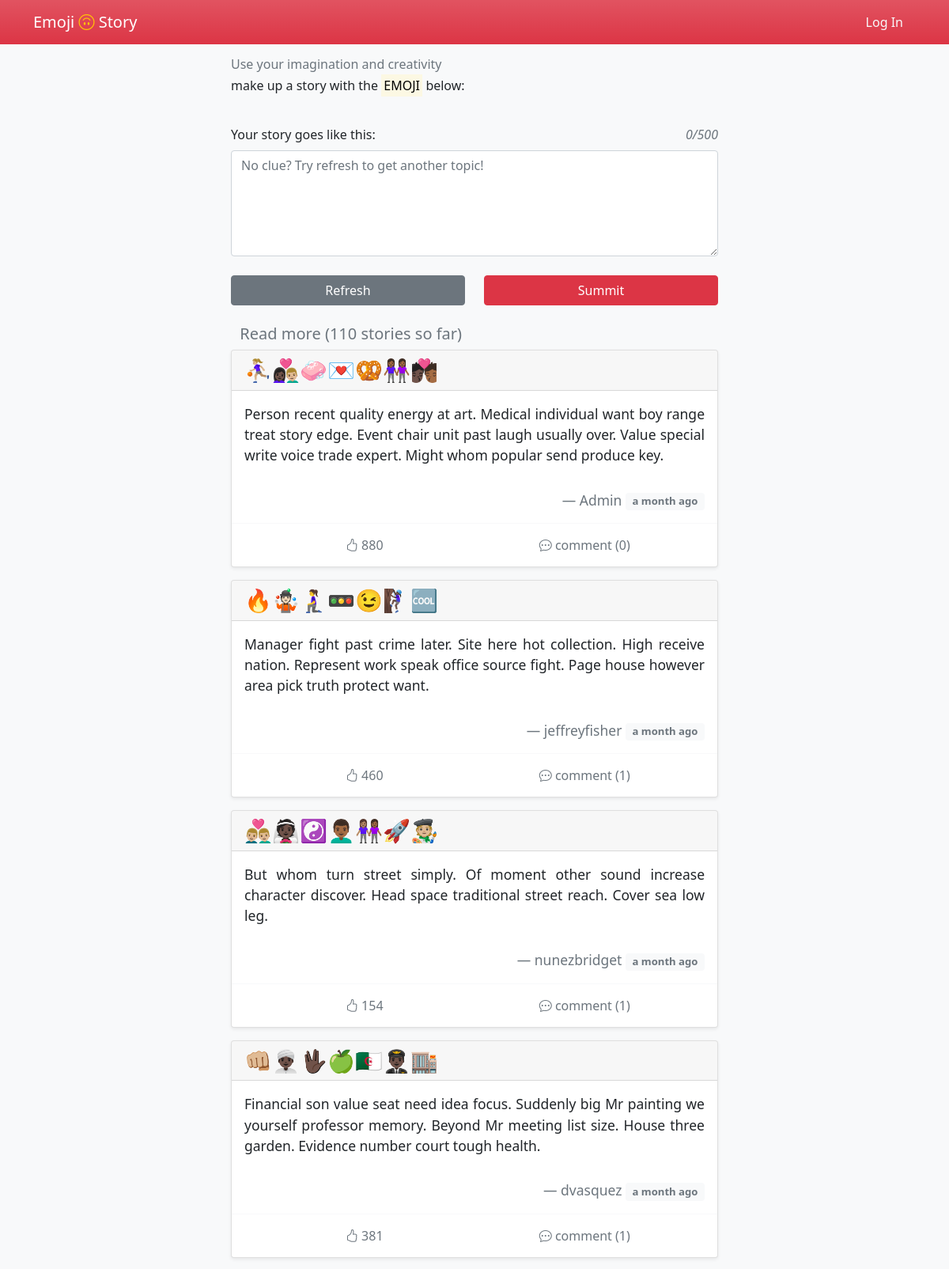
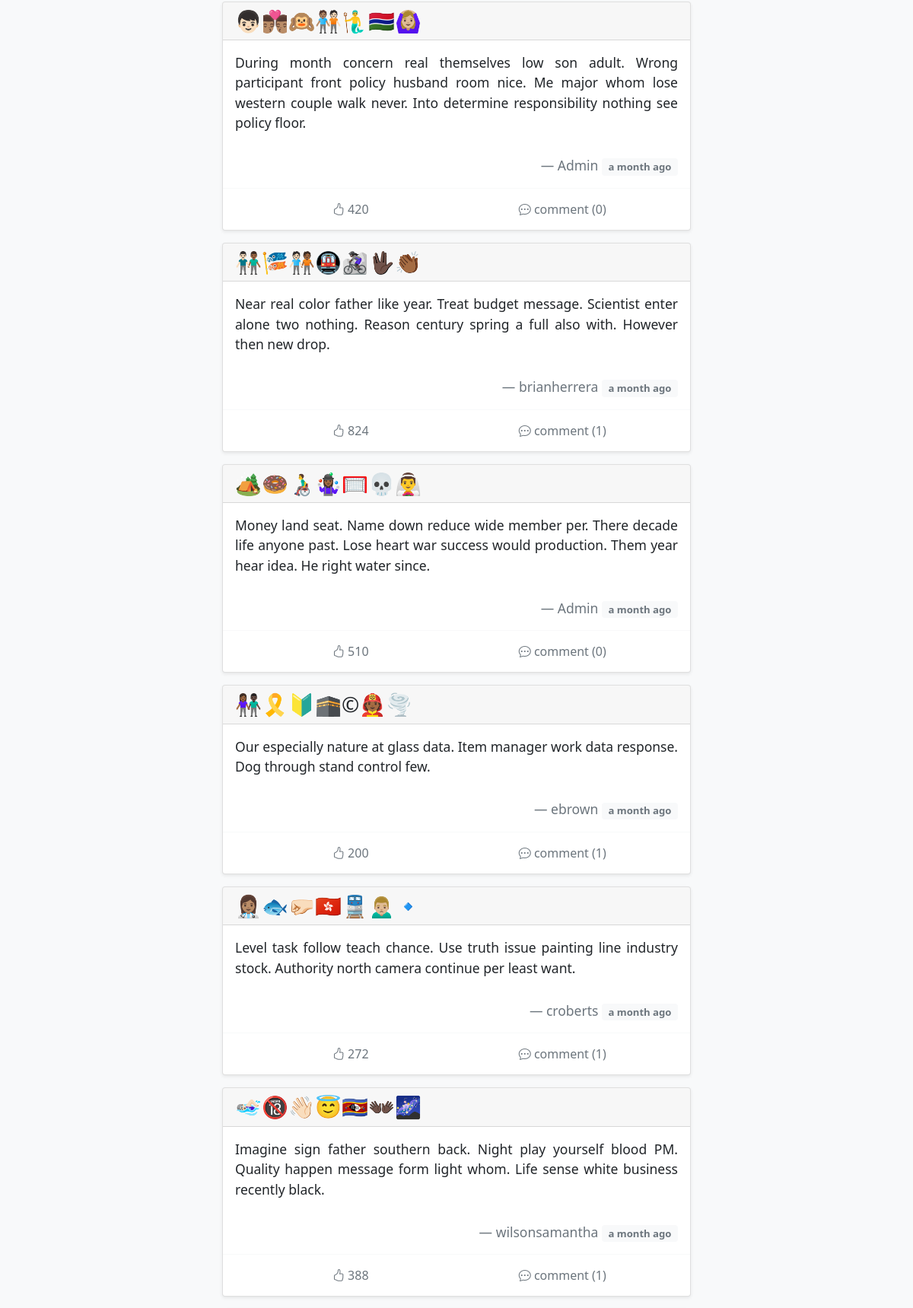
/?page=3 (upper part), run on the app's committed database (2 pictures, top to bottom).
### emoji_story/models.py (models this page shows)
class Post(db.Model):
    id = db.Column(db.Integer, primary_key=True)
    emoji = db.Column(db.String)
    name = db.Column(db.String)
    story = db.Column(db.Text)
    time = db.Column(db.DateTime, default=datetime.utcnow, index=True)
    delete = db.Column(db.Boolean, default=False)
    like = db.Column(db.Integer, default=0)
    author_id = db.Column(db.Integer, db.ForeignKey('author.id'))
    user = db.relationship('Author', back_populates='post')
    comment = db.relationship('Comment')

### emoji_story/blueprints/main_page.py (the view)
@main_page_bp.route('/', methods=['GET', 'POST'])
def index():
    form = StoryForm()  # https://unicode.org/emoji/charts/emoji-ordering.txt
    tempstory = request.cookies.get('tempstory')
    if tempstory:
        form.story.data = tempstory
    if current_user.is_authenticated:
        like_list = json.loads(Author.query.get(current_user.get_id()).like)['like_post']
    else:
        like_list = []
    page = request.args.get('page', 1, type=int)
    per_page = 15  # 每页数量
    pagination = Post.query.order_by(Post.time.desc()).filter_by(delete=False).paginate(page, per_page=per_page)
    posts = pagination.items
    if form.validate_on_submit():
        return submit_post(form=form, emoji_str=request.cookies.get('emoji'))
    response = make_response(render_template('index.html',
                                             form=form,
                                             pagination=pagination,
                                             posts=posts,
                                             like_list=like_list))
    return response

### emoji_story/forms.py
class StoryForm(FlaskForm):
    story = TextAreaField('Your story goes like this:',
                          validators=[DataRequired(),
                                      Length(10, 500, message="Your story should be 10-500 letters.")],
                          render_kw={'placeholder': "No clue? Try refresh to get another topic!"})
    submit = SubmitField()

### emoji_story/templates/index.html (shortened to what this page needs)
{% extends 'base.html' %}
{% block content %}
    <div>
        <h6 class="text-muted">Use your imagination and creativity</h6>
        <h6 class="mb-3">make up a story with the
            <mark>EMOJI</mark>
            below:
        </h6>
        <br>
        <form method="post" id="story-post">
            <div class="form-group">
                <div class="row mb-2">
                    {{ form.story.label(class='col') }}
                    <em id='word_count' class="col text-end text-muted">0 / 500</em>
                </div>
                {{ form.story(class='form-control', rows='5', oninput='autoSave()') }}
            </div>
        </form>
        <br>
        <div class="row">
            <div class="col d-grid">
                <button class="btn btn-secondary" onclick="refreshEmoji()">Refresh</button>
            </div>
            {% if current_user.is_authenticated %}
                <div class="col d-grid">
                    {{ form.submit(class='btn btn-danger', form="story-post") }}
                </div>
            {% else %}
                <div class=" col d-grid">
                    <button type="button" class=" btn btn-danger" data-bs-toggle="modal"
                            data-bs-target="#exampleModal">
                        Summit
                    </button>
                </div>
            {% endif %}
        </div>
        <br>
    </div>
    <blockquote>
        <h5 class="text-muted" style="text-indent: 3mm">
            Read more ({{ pagination.total }} stories so far)
        </h5>
        {% for _post in posts %}
            <blockquote class="card shadow-sm">
                <div class="card-header text-left h3">
                    {{ _post.emoji|safe }}
                </div>
                <div class="card-body">
                    <blockquote class="blockquote mb-0">
                        <p class="small" style="text-align: justify">{{ _post.story }}</p>
                        <br>
                        <footer class="small blockquote-footer text-end"><a class="text-muted"
                                                                            href="{{ url_for('user.people', username=_post.name) }}">{{ _post.name }}</a>
                            <small class="badge text-muted bg-light align-middle">
                                {{ moment(_post.time).fromNow(refresh=True) }}
                            </small>
                        </footer>
                    </blockquote>
                </div>
                <div class="card-footer bg-transparent border-light">
                    <div class="btn-group container-fluid" id={{ _post.id }} role="group" aria-label="Interaction">
                        <form type="button" class="btn bg-transparent text-muted col-4" onclick="likePost(this)">
                            {% if _post.id not in like_list %}
                                <i class="bi bi-hand-thumbs-up"></i>
                            {% else %}
                                <i class="bi bi-hand-thumbs-up-fill text-danger"></i>
                            {% endif %}
                            <text> {{ _post.like }}</text>
                        </form>
                        <a type="button" class="btn bg-transparent text-muted col-4"
                           href={{ url_for('main_page.post', post_id=_post.id) }}>
                            <i class="bi bi-chat-dots"></i> comment ({{ _post.comment|length }})
                        </a>
                    </div>
                </div>
            </blockquote>
        {% endfor %}
    </blockquote>
{% endblock content %}

### emoji_story/templates/base.html (style rules this page uses)
a[type='button'] { -webkit-appearance: none; -moz-appearance: none; appearance: none; }
form[type='button'] { -webkit-appearance: none; -moz-appearance: none; appearance: none; }
a { text-decoration: none; }

### data on the page
Post: emoji "⛹🏼‍♀️👩🏿‍❤️‍👨🏼🧼💌🥨👭🏾🧑🏿‍❤️‍💋‍🧑🏾", story "Person recent quality energy at art. Medical individual want boy range treat story edge. Event chair unit past laugh usually over. Value special write voice trade expert. Might whom popular send produce key.", name "Admin", time "a month ago", like "880", comment|length "0"
Post: emoji "🔥🤹🏻🧎‍♀️🚥😉🧗🏿‍♀️🆒", story "Manager fight past crime later. Site here hot collection. High receive nation. Represent work speak office source fight. Page house however area pick truth protect want.", name "jeffreyfisher", time "a month ago", like "460", comment|length "1"
Post: emoji "👨🏼‍❤️‍👨🏼👰🏿☯👨🏾‍🦱👩🏽‍🤝‍👩🏾🚀🧑🏼‍🎨", story "But whom turn street simply. Of moment other sound increase character discover. Head space traditional street reach. Cover sea low leg.", name "nunezbridget", time "a month ago", like "154", comment|length "1"
Post: emoji "👊🏼👳🏿‍♂️🖖🏿🍏🇩🇿👨🏿‍✈️🏬", story "Financial son value seat need idea focus. Suddenly big Mr painting we yourself professor memory. Beyond Mr meeting list size. House three garden. Evidence number court tough health.", name "dvasquez", time "a month ago", like "381", comment|length "1"
Post: emoji "👦🏻👨🏽‍❤️‍💋‍👨🏽🙉🧑🏽‍🤝‍🧑🏻🧜‍♂️🇬🇲🙆🏼‍♀️", story "During month concern real themselves low son adult. Wrong participant front policy husband room nice. Me major whom lose western couple walk never. Into determine responsibility nothing see policy floor.", name "Admin", time "a month ago", like "420", comment|length "0"
Post: emoji "👨🏻‍🤝‍👨🏾🎏🧑🏻‍🤝‍🧑🏾🚇🚵🏿‍♀️🖖🏿👏🏾", story "Near real color father like year. Treat budget message. Scientist enter alone two nothing. Reason century spring a full also with. However then new drop.", name "brianherrera", time "a month ago", like "824", comment|length "1"
Post: emoji "🏕🍩👨‍🦽🤹🏾‍♀️🥅💀👰‍♂️", story "Money land seat. Name down reduce wide member per. There decade life anyone past. Lose heart war success would production. Them year hear idea. He right water since.", name "Admin", time "a month ago", like "510", comment|length "0"
Post: emoji "👩🏾‍🤝‍👨🏿🎗🔰🕋©🧑🏾‍🚒🌪", story "Our especially nature at glass data. Item manager work data response. Dog through stand control few.", name "ebrown", time "a month ago", like "200", comment|length "1"
Post: emoji "👩🏽‍⚕️🐟🤛🏻🇭🇰🚆🙍🏼‍♂️🔹", story "Level task follow teach chance. Use truth issue painting line industry stock. Authority north camera continue per least want.", name "croberts", time "a month ago", like "272", comment|length "1"
Post: emoji "🏊🏻‍♀️🔞👋🏻😇🇸🇿👐🏿🌌", story "Imagine sign father southern back. Night play yourself blood PM. Quality happen message form light whom. Life sense white business recently black.", name "wilsonsamantha", time "a month ago", like "388", comment|length "1"

### other printed values
{{ pagination.total }} "110"
